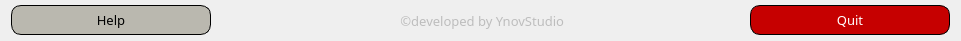
   <widget class="QWidget" name="layoutWidget">
    <property name="geometry">
     <rect>
      <x>20</x>
      <y>713</y>
      <width>961</width>
      <height>41</height>
     </rect>
    </property>
    <layout class="QHBoxLayout" name="horizontalLayout_2">
     <property name="topMargin">
      <number>5</number>
     </property>
     <property name="bottomMargin">
      <number>5</number>
     </property>
     <item>
      <widget class="QPushButton" name="PB_Help">
       <property name="sizePolicy">
        <sizepolicy hsizetype="Fixed" vsizetype="Fixed">
         <horstretch>200</horstretch>
         <verstretch>30</verstretch>
        </sizepolicy>
       </property>
       <property name="minimumSize">
        <size>
         <width>200</width>
         <height>30</height>
        </size>
       </property>
       <property name="maximumSize">
        <size>
         <width>200</width>
         <height>30</height>
        </size>
       </property>
       <property name="font">
        <font>
         <family>American Signs</family>
         <pointsize>10</pointsize>
        </font>
       </property>
       <property name="cursor">
        <cursorShape>PointingHandCursor</cursorShape>
       </property>
       <property name="styleSheet">
        <string notr="true">QPushButton{
border: 1px solid black;
background : rgb(186, 184, 175);
border-radius: 10px;
}

QPushButton::hover{
background : rgb(216, 214, 203);
}</string>
       </property>
       <property name="text">
        <string>Help</string>
       </property>
      </widget>
     </item>
     <item>
      <spacer name="horizontalSpacer_5">
       <property name="orientation">
        <enum>Qt::Horizontal</enum>
       </property>
       <property name="sizeHint" stdset="0">
        <size>
         <width>40</width>
         <height>20</height>
        </size>
       </property>
      </spacer>
     </item>
     <item>
      <widget class="QLabel" name="L_dev">
       <property name="font">
        <font>
         <family>Bahnschrift</family>
         <pointsize>10</pointsize>
        </font>
       </property>
       <property name="styleSheet">
        <string notr="true">color: rgb(189, 189, 189)</string>
       </property>
       <property name="text">
        <string> ©developed by YnovStudio</string>
       </property>
       <property name="alignment">
        <set>Qt::AlignCenter</set>
       </property>
      </widget>
     </item>
     <item>
      <spacer name="horizontalSpacer_6">
       <property name="orientation">
        <enum>Qt::Horizontal</enum>
       </property>
       <property name="sizeHint" stdset="0">
        <size>
         <width>40</width>
         <height>20</height>
        </size>
       </property>
      </spacer>
     </item>
     <item>
      <widget class="QPushButton" name="PB_Quit">
       <property name="sizePolicy">
        <sizepolicy hsizetype="Fixed" vsizetype="Fixed">
         <horstretch>200</horstretch>
         <verstretch>30</verstretch>
        </sizepolicy>
       </property>
       <property name="minimumSize">
        <size>
         <width>200</width>
         <height>30</height>
        </size>
       </property>
       <property name="maximumSize">
        <size>
         <width>200</width>
         <height>30</height>
        </size>
       </property>
       <property name="font">
        <font>
         <family>American Signs</family>
         <pointsize>10</pointsize>
        </font>
       </property>
       <property name="cursor">
        <cursorShape>PointingHandCursor</cursorShape>
       </property>
       <property name="styleSheet">
        <string notr="true">QPushButton{
background : rgb(198, 0, 0);
color: white;
border:1px solid blaxk;
border-radius : 10px;
}

QPushButton::hover{
background : rgb(230, 0, 0);
}</string>
       </property>
       <property name="text">
        <string>Quit</string>
       </property>
      </widget>
     </item>
    </layout>
   </widget>
